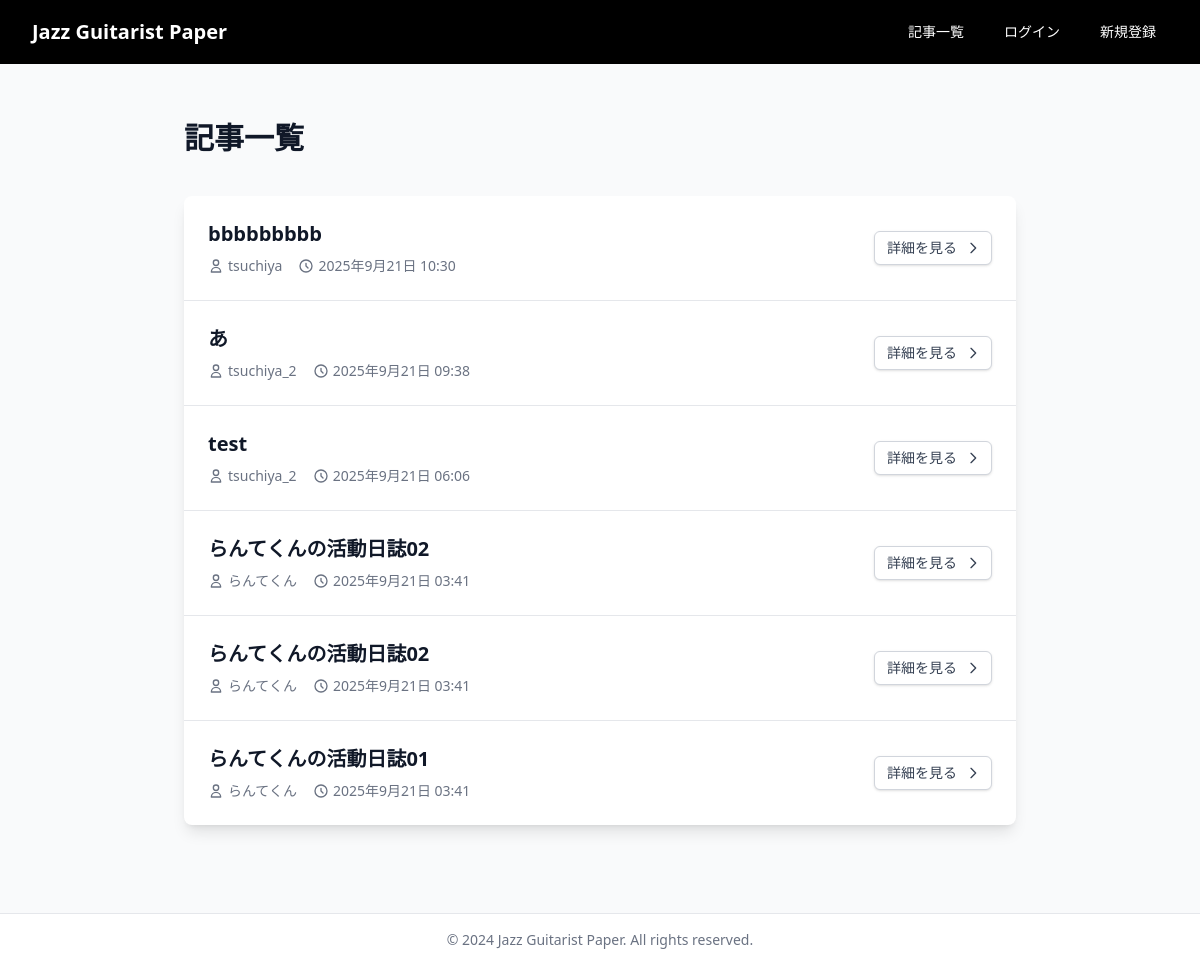
The app's page /articles/, older data.
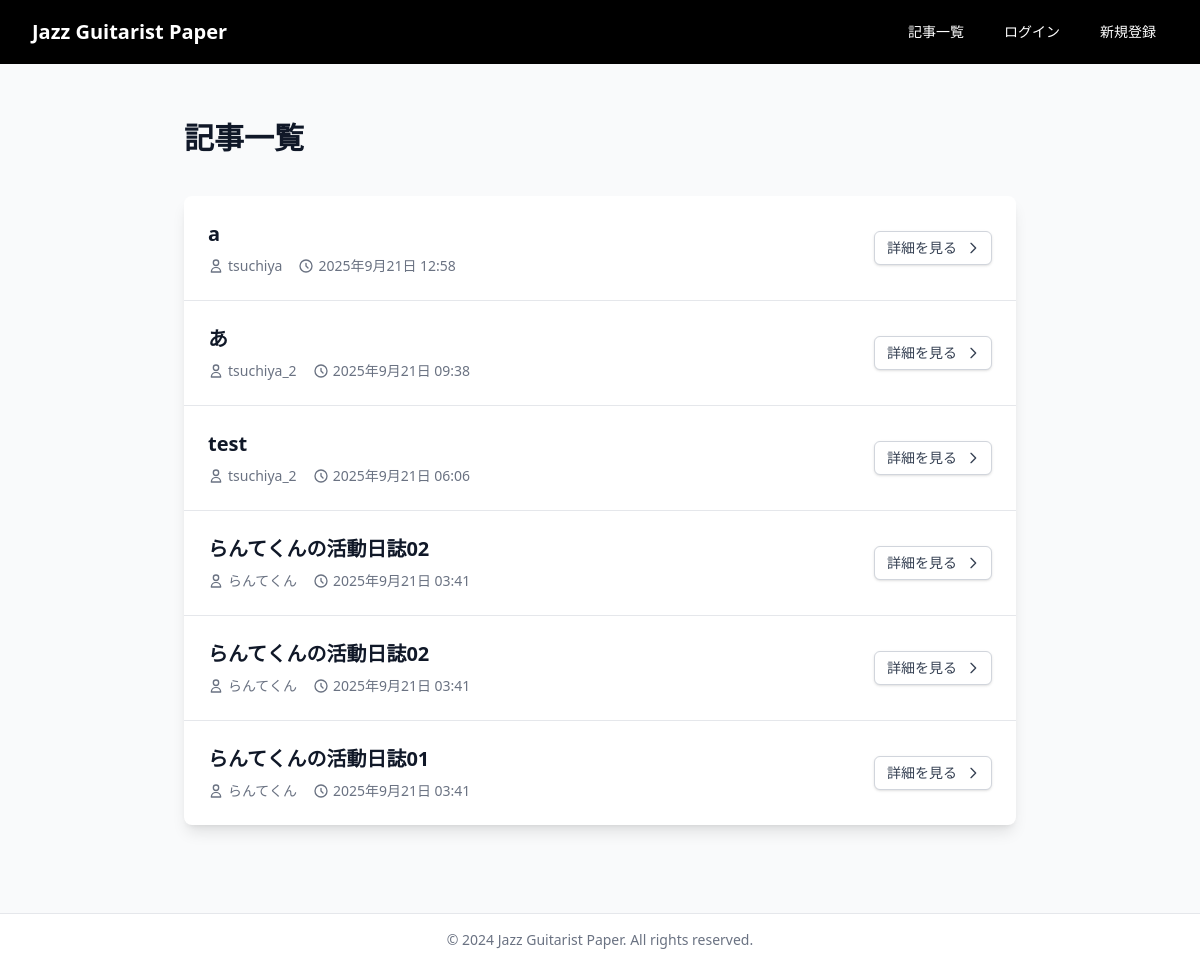
The same page, newer data.
### articles/models.py (models this page shows, shortened)
class Article(models.Model):
    author = models.ForeignKey(
        User,
        on_delete=models.CASCADE,
        verbose_name="投稿者"
    )
    title = models.CharField(
        max_length=200,
        verbose_name="タイトル"
    )
    content = models.TextField(
        verbose_name="内容"
    )
    created_at = models.DateTimeField(
        auto_now_add=True,
        verbose_name="作成日時"
    )
    updated_at = models.DateTimeField(
        auto_now=True,
        verbose_name="更新日時"
    )
    class Meta:
        ordering = ['-created_at']
        verbose_name = "記事"
        verbose_name_plural = "記事"

### accounts/models.py (models this page shows, shortened)
class User(AbstractUser):
    email = models.EmailField(_('email address'), unique=True)
    USERNAME_FIELD = 'email'
    REQUIRED_FIELDS = ['username']

### articles/views.py (the view)
# urls.py: path('', ArticleListView.as_view(), name='list'),
class ArticleListView(ListView):
    model = Article
    template_name = 'articles/list.html'
    context_object_name = 'articles'
    def get_queryset(self):
        return super().get_queryset().select_related('author')

### templates/articles/list.html (shortened to what this page needs)
{% extends 'base.html' %}
{% block content %}
<div class="max-w-4xl mx-auto py-8 px-4 sm:px-6 lg:px-8">
    <div class="mb-8 flex items-center justify-between">
        <h1 class="text-3xl font-bold text-gray-900 mb-2">記事一覧</h1>
    </div>
    {% if articles %}
        <div class="bg-white shadow-lg rounded-lg overflow-hidden">
            <div class="divide-y divide-gray-200">
                {% for article in articles %}
                    <div class="p-6 hover:bg-gray-50 transition-colors duration-200">
                        <div class="flex items-center justify-between">
                            <div class="flex-1">
                                <h3 class="text-xl font-semibold text-gray-900 mb-2">
                                    <a href="{% url 'articles:detail' article.pk %}" class="hover:text-blue-600 transition-colors duration-200">
                                        {{ article.title }}
                                    </a>
                                </h3>
                                <div class="flex items-center space-x-4 text-sm text-gray-500">
                                    <div class="flex items-center">
                                        <svg class="w-4 h-4 mr-1" fill="none" stroke="currentColor" viewBox="0 0 24 24">
                                            <path stroke-linecap="round" stroke-linejoin="round" stroke-width="2" d="M16 7a4 4 0 11-8 0 4 4 0 018 0zM12 14a7 7 0 00-7 7h14a7 7 0 00-7-7z"/>
                                        </svg>
                                        <span>{{ article.author.username }}</span>
                                    </div>
                                    <div class="flex items-center">
                                        <svg class="w-4 h-4 mr-1" fill="none" stroke="currentColor" viewBox="0 0 24 24">
                                            <path stroke-linecap="round" stroke-linejoin="round" stroke-width="2" d="M12 8v4l3 3m6-3a9 9 0 11-18 0 9 9 0 0118 0z"/>
                                        </svg>
                                        <span>{{ article.created_at|date:"Y年n月j日 H:i" }}</span>
                                    </div>
                                </div>
                            </div>
                            <div class="ml-4">
                                <a href="{% url 'articles:detail' article.pk %}" class="inline-flex items-center px-3 py-2 border border-gray-300 shadow-sm text-sm leading-4 font-medium rounded-md text-gray-700 bg-white hover:bg-gray-50 focus:outline-none focus:ring-2 focus:ring-offset-2 focus:ring-blue-500 transition-colors duration-200">
                                    詳細を見る
                                    <svg class="ml-2 -mr-0.5 h-4 w-4" fill="none" stroke="currentColor" viewBox="0 0 24 24">
                                        <path stroke-linecap="round" stroke-linejoin="round" stroke-width="2" d="M9 5l7 7-7 7"/>
                                    </svg>
                                </a>
                            </div>
                        </div>
                    </div>
                {% endfor %}
            </div>
        </div>
    {% endif %}
</div>
{% endblock %}

Row changes from the older to the newer data that the page shows:
removed Article: title "bbbbbbbbb", author.username "tsuchiya", created_at "2025年9月21日 10:30"
added Article: title "a", author.username "tsuchiya", created_at "2025年9月21日 12:58"
